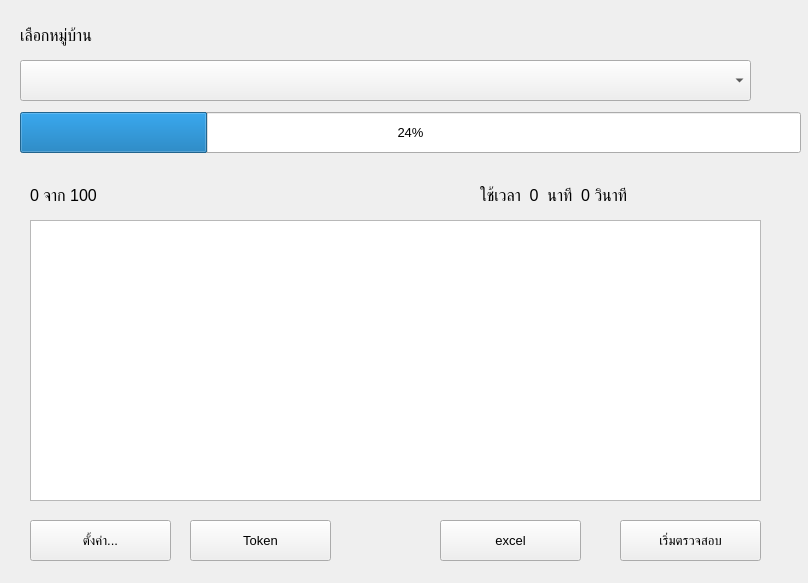
<?xml version="1.0" encoding="UTF-8"?>
<ui version="4.0">
 <class>MainWindow</class>
 <widget class="QMainWindow" name="MainWindow">
  <property name="geometry">
   <rect>
    <x>0</x>
    <y>0</y>
    <width>808</width>
    <height>583</height>
   </rect>
  </property>
  <property name="windowTitle">
   <string>PLK Health ID Checker  V1.0(20240317)</string>
  </property>
  <property name="windowIcon">
   <iconset>
    <normaloff>icon.png</normaloff>icon.png</iconset>
  </property>
  <widget class="QWidget" name="centralwidget">
   <widget class="QLabel" name="label">
    <property name="geometry">
     <rect>
      <x>20</x>
      <y>20</y>
      <width>751</width>
      <height>31</height>
     </rect>
    </property>
    <property name="font">
     <font>
      <pointsize>12</pointsize>
     </font>
    </property>
    <property name="text">
     <string>เลือกหมู่บ้าน</string>
    </property>
   </widget>
   <widget class="QProgressBar" name="progressBar">
    <property name="geometry">
     <rect>
      <x>20</x>
      <y>112</y>
      <width>781</width>
      <height>41</height>
     </rect>
    </property>
    <property name="font">
     <font>
      <pointsize>10</pointsize>
     </font>
    </property>
    <property name="locale">
     <locale language="English" country="UnitedStates"/>
    </property>
    <property name="value">
     <number>24</number>
    </property>
   </widget>
   <widget class="QPushButton" name="btn_config">
    <property name="geometry">
     <rect>
      <x>30</x>
      <y>520</y>
      <width>141</width>
      <height>41</height>
     </rect>
    </property>
    <property name="font">
     <font>
      <pointsize>10</pointsize>
     </font>
    </property>
    <property name="text">
     <string>ตั้งค่า...</string>
    </property>
   </widget>
   <widget class="QPushButton" name="btn_begin">
    <property name="geometry">
     <rect>
      <x>620</x>
      <y>520</y>
      <width>141</width>
      <height>41</height>
     </rect>
    </property>
    <property name="font">
     <font>
      <pointsize>10</pointsize>
     </font>
    </property>
    <property name="text">
     <string>เริ่มตรวจสอบ</string>
    </property>
   </widget>
   <widget class="QPushButton" name="btn_excel">
    <property name="geometry">
     <rect>
      <x>440</x>
      <y>520</y>
      <width>141</width>
      <height>41</height>
     </rect>
    </property>
    <property name="font">
     <font>
      <pointsize>10</pointsize>
     </font>
    </property>
    <property name="text">
     <string>excel</string>
    </property>
   </widget>
   <widget class="QComboBox" name="comboBox">
    <property name="geometry">
     <rect>
      <x>20</x>
      <y>60</y>
      <width>731</width>
      <height>41</height>
     </rect>
    </property>
    <property name="font">
     <font>
      <pointsize>10</pointsize>
     </font>
    </property>
   </widget>
   <widget class="QLabel" name="lb_amount">
    <property name="geometry">
     <rect>
      <x>30</x>
      <y>180</y>
      <width>301</width>
      <height>31</height>
     </rect>
    </property>
    <property name="font">
     <font>
      <pointsize>12</pointsize>
     </font>
    </property>
    <property name="text">
     <string>0 จาก 100</string>
    </property>
   </widget>
   <widget class="QLabel" name="lb_time">
    <property name="geometry">
     <rect>
      <x>480</x>
      <y>180</y>
      <width>281</width>
      <height>31</height>
     </rect>
    </property>
    <property name="font">
     <font>
      <pointsize>12</pointsize>
     </font>
    </property>
    <property name="text">
     <string>ใช้เวลา  0  นาที  0 วินาที</string>
    </property>
   </widget>
   <widget class="QPushButton" name="btn_token">
    <property name="geometry">
     <rect>
      <x>190</x>
      <y>520</y>
      <width>141</width>
      <height>41</height>
     </rect>
    </property>
    <property name="font">
     <font>
      <pointsize>10</pointsize>
     </font>
    </property>
    <property name="text">
     <string>Token</string>
    </property>
   </widget>
   <widget class="QTextEdit" name="txt_log">
    <property name="geometry">
     <rect>
      <x>30</x>
      <y>220</y>
      <width>731</width>
      <height>281</height>
     </rect>
    </property>
    <property name="font">
     <font>
      <pointsize>9</pointsize>
     </font>
    </property>
   </widget>
  </widget>
 </widget>
 <resources/>
 <connections/>
</ui>
